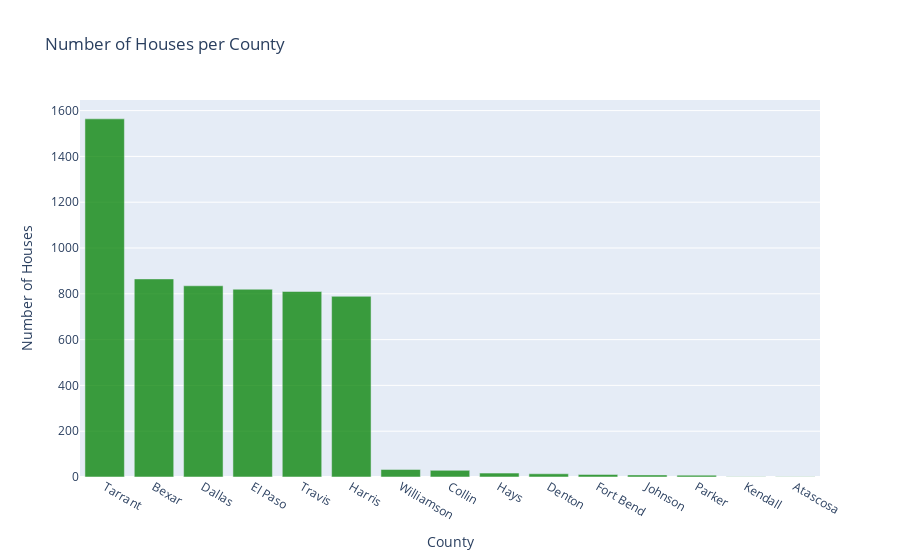

Source (notebook cell):
### Code cell
# visualise categorical variable using plotly
px.bar(data_frame=county_pop_data, x="County", y="Number of Houses", 
       title="Number of Houses per County", 
       color_discrete_sequence=["Green"]*14, opacity=0.75,
       hover_data=["Number of Houses"],
       labels="Houses")

### Figure 1 — Plotly figure (JSON) as saved in the notebook; plotly's stock layout.template omitted (floating-point values rounded to 4 significant figures)
{"data": [{"alignmentgroup": "True", "hovertemplate": "County=%{x}<br>Number of Houses=%{y}<extra></extra>", "legendgroup": "", "marker": {"color": "Green", "opacity": 0.75, "pattern": {"shape": ""}}, "name": "", "offsetgroup": "", "orientation": "v", "showlegend": false, "textposition": "auto", "type": "bar", "x": ["Tarrant", "Bexar", "Dallas", "El Paso", "Travis", "Harris", "Williamson", "Collin", "Hays", "Denton", "Fort Bend", "Johnson", "Parker", "Kendall", "Atascosa"], "xaxis": "x", "y": [1564, 865, 835, 820, 810, 789, 33, 29, 17, 14, 11, 9, 8, 1, 1], "yaxis": "y"}], "layout": {"barmode": "relative", "legend": {"tracegroupgap": 0}, "title": {"text": "Number of Houses per County"}, "xaxis": {"anchor": "y", "domain": [0, 1], "title": {"text": "County"}}, "yaxis": {"anchor": "x", "domain": [0, 1], "title": {"text": "Number of Houses"}}}}
